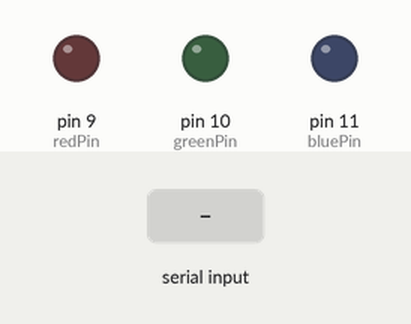
Simulated run of this sketch. Board: Arduino Uno, built with avr-gcc and run on an emulated ATmega328P. Parts: output pins drawn as LEDs (lit = HIGH). The inputs (shaded band) are chosen by the test bench. What the sketch prints to the serial monitor is not drawn.

Above: at 4.2 s.
4.3 s: byte 17 (0x11) received over Serial
At 5.3 s:
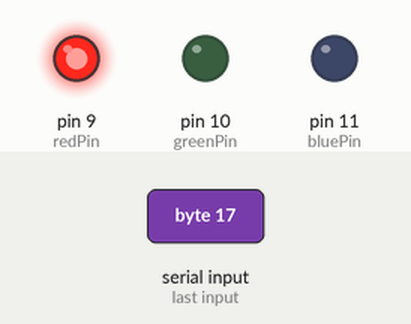
5.8 s: byte 18 (0x12) received over Serial
At 6.5 s:
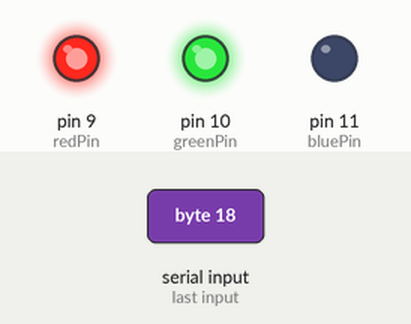
7.3 s: byte 19 (0x13) received over Serial
At 7.6 s:
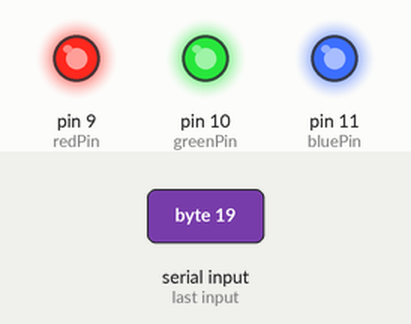
Timing chart, 0 to 10.3 s (numbered marks = the images above; inputs shaded):
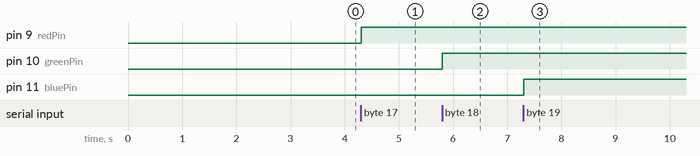

The sketch:

example.ino
```cpp
/*
Source:
https://www.instructables.com/id/TukuTuku-Voice-Recognition/

Software to program voice recognition module:
https://learn.sparkfun.com/tutorials/terminal-basics/coolterm-windows-mac-linux

Instructions to use software:
Connections(from FTDI to voice module):
TX - RX
RX- TX
VCC- VCC
GND -GND


open access port
- select baud rate - 9600
- Select - com port


Type Hex command :

At the beginning you need to select

AA 36 - to enter into common mode

then to record first group ,type

AA 11 - to start recording first group


whenever it says :-

start - you need to speak command ,

again- wait

different- wait

finish one -means command is recorded

repeat this for 4times - give different commands

finished group one - 5commands is recorded

after this type -
AA - 21 to import group one


if you want to record second group

type command

AA 12
AA 22 to import group 2

AA 24 - query

AA 01 to delete group1
AA 02 to delete group2

Connections:
TX-RX
RX-TX
VCC-VCC
GND -GND

and LED as per the diagram!!
*/

int redPin = 9;
int greenPin = 10;
int bluePin = 11; byte
com = 0; //reply from voice recognition
void setup() { Serial.begin(9600);
	pinMode(redPin, OUTPUT);
	pinMode(greenPin, OUTPUT);
	pinMode(bluePin, OUTPUT);
	delay(2000);
	Serial.write(0xAA);
	Serial.write(0x37);
	delay(1000);
	Serial.write(0xAA);
	Serial.write(0x21);
}
void loop(){
	while(Serial.available()){
		com = Serial.read();
		switch(com){
		case 0x11:
		digitalWrite(redPin, HIGH);
		break;
		case 0x12:
		digitalWrite(greenPin, HIGH);
		break;
		case 0x13:
		digitalWrite(bluePin, HIGH);
		break;
		case 0x14:
		digitalWrite(redPin, HIGH);
		digitalWrite(greenPin, HIGH);
		digitalWrite(bluePin, HIGH);
		break;
		case 0x15:
		digitalWrite(redPin, LOW);
		digitalWrite(greenPin, LOW);
		digitalWrite(bluePin, LOW);
		break;
		}
	}
}
```

Measured:
- after the input at 4.3 s, pin 9 (redPin): LOW → HIGH at once
- after the input at 5.8 s, pin 10 (greenPin): LOW → HIGH at once
- after the input at 7.3 s, pin 11 (bluePin): LOW → HIGH at once
